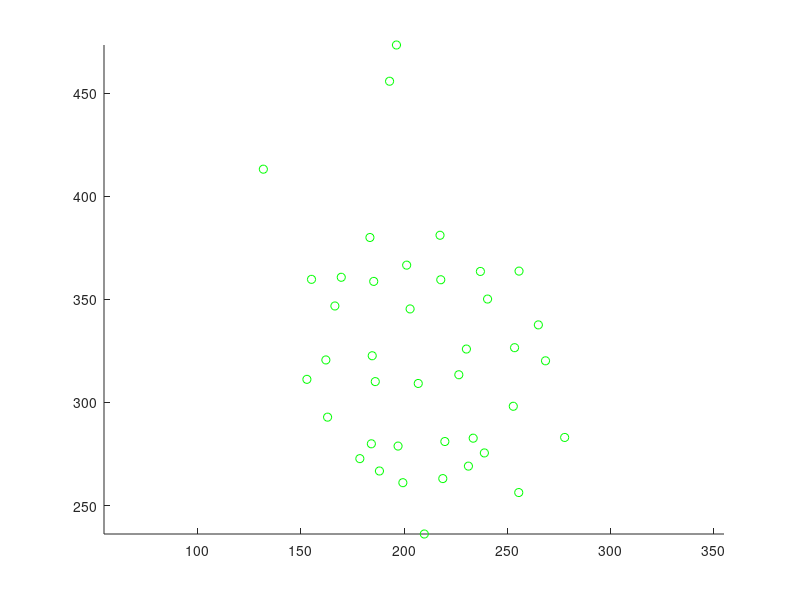

MATLAB code to generate this figure: (Note: this script raises an error after producing the figure.)
clear all;


% Load the matrix P3_gt containing the ground thruth data:
% P3_gt([t t+N t+2*N],:) contains the 3D coordinates of the P points at time t
% (N is the number of frames, P is the number of points)
load('face.mat');
[N, P] = size(P3_gt); N = N/3;

% 2D motion resulting from orthographic projection
% (input to the non-rigid sfm algorithm)
p2_obs = P3_gt(1:2*N, :);

figure
hold on
plot3(P3_gt(1,:), P3_gt(N+1,:), P3_gt(2*N+1,:), 'go')
axis equal


% Choose K, the size of the shape basis
K = 2;
K = 3 * K;

% Form the measurement matrix
X = p2_obs;
A = X(1:N,:);
B = X(N+1:2*N,:);

W = reshape([A(:), B(:)]',2*N, []);

% Centralize
wm = mean(W,2);
W = W - wm*ones(1,size(W,2));

% Decompose the measurement matrix
[U, D, V] = svd(W);

U = U(:, 1:K);
D = D(1:K, 1:K);
V = V(:, 1:K);

Q = U * sqrt(D);
B = sqrt(D) * V';


% Try frame 1
q = Q(1:2,:);
qb = [q(1,1), q(1,2), q(1,3), q(2,1), q(2,2), q(2,3);
        q(1,4), q(1,5), q(1,6), q(2,4), q(2,5), q(2,6)];
    

% Determine the coefficients
[u, d, v] = svd(qb);

% Get the first principal vector
u = u(:, 1);
d = d(1,1);
v = v(1,:);

% Get the weights and the rotation vectors
w = u * sqrt(d);
r = sqrt(d) * v';


B1 = B(1:3,:);
B2 = B(4:6,:);
est = w(1) * B1 + w(2) * B(2);


% Align reconstruction with ground truth
[~, est, ~] = absor(est, [P3_gt(1,:); P3_gt(N+1,:); P3_gt(2*N+1,:)], 'doScale', true);

% Draw both reconstruction and groudtruth on the same figure
figure
hold on
plot3(est(1,:), est(2,:), est(3,:), 'go');
plot3(P3_gt(1,:), P3_gt(N+1,:), P3_gt(2*N+1,:), 'ro');
axis equal

